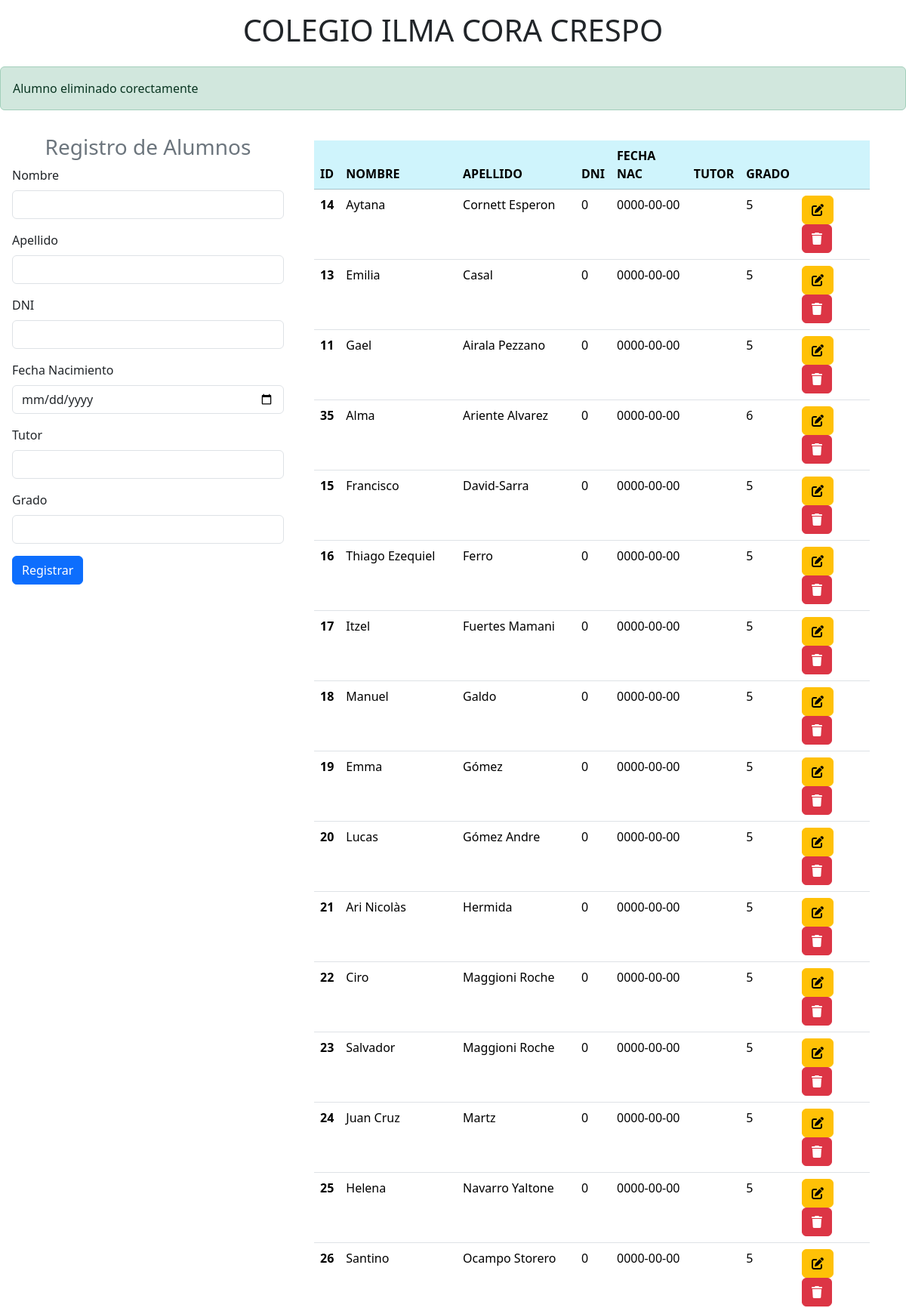
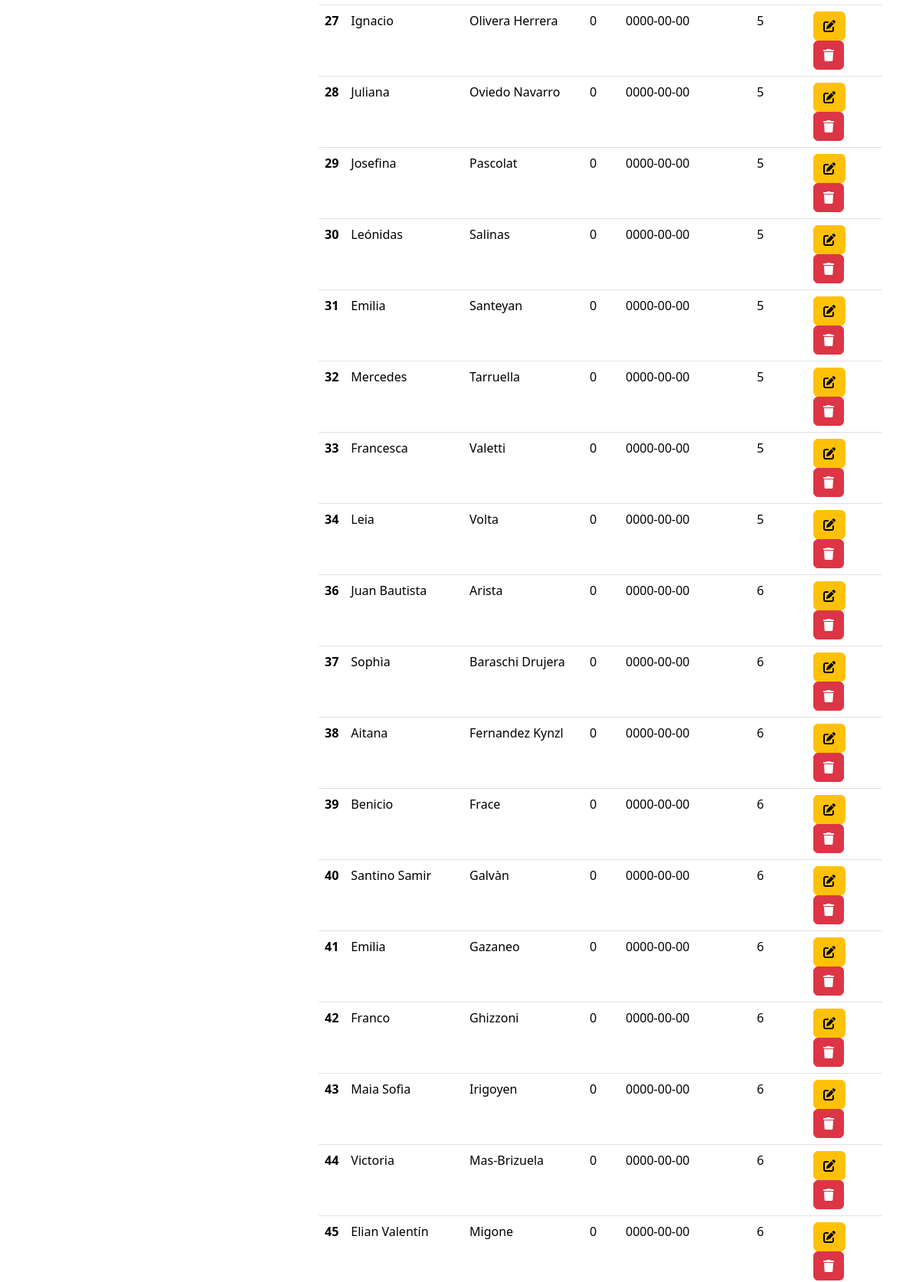
The app's page /index.php?id=14 (upper part) with its own data (2 pictures, top to bottom).
### tables this page shows
CREATE TABLE IF NOT EXISTS `alumnos` (
  `id` int NOT NULL AUTO_INCREMENT,
  `nombre` varchar(100) NOT NULL,
  `apellido` varchar(100) NOT NULL,
  `dni` int NOT NULL,
  `fecha_nac` date NOT NULL,
  `tutor` varchar(100) NOT NULL,
  `grado` int NOT NULL,
  PRIMARY KEY (`id`)
);

### index.php (the view, shortened to what this page needs)
<!DOCTYPE html>
<html lang="es">
<head>
    <link href="https://cdn.jsdelivr.net/npm/bootstrap@5.3.2/dist/css/bootstrap.min.css" rel="stylesheet">
</head>
<body>
    <h1 class="text-center p-3">COLEGIO ILMA CORA CRESPO</h1>
    <?php
    include "controller/eliminar_alumno.php"
    ?>
    <div class="container-fluid row">
        <form class="col-4 p-3" method="POST">
            <h3 class="text-center text-secondary">Registro de Alumnos</h3>
            <div class="mb-3">
                <label for="exampleInputEmail1" class="form-label">Nombre</label>
                <input type="text" class="form-control" name="nombre">
            </div>
            <div class="mb-3">
                <label for="exampleInputEmail1" class="form-label">Apellido</label>
                <input type="text" class="form-control" name="apellido">
            </div>
            <div class="mb-3">
                <label for="exampleInputEmail1" class="form-label">DNI</label>
                <input type="text" class="form-control" name="dni">
            </div>
            <div class="mb-3">
                <label for="exampleInputEmail1" class="form-label">Fecha Nacimiento</label>
                <input type="date" class="form-control" name="fecha">
            </div>
            <div class="mb-3">
                <label for="exampleInputEmail1" class="form-label">Tutor</label>
                <input type="text" class="form-control" name="tutor">
            </div>
            <div class="mb-3">
                <label for="exampleInputEmail1" class="form-label">Grado</label>
                <input type="text" class="form-control" name="grado">
            </div>
            <button type="submit" class="btn btn-primary" name="btnregistrar" value="ok">Registrar</button>
        </form>
        <div class="col-8 p-4">
            <table class="table">
                <thead class="table-info">
                    <tr>
                        <th scope="col">ID</th>
                        <th scope="col">NOMBRE</th>
                        <th scope="col">APELLIDO</th>
                        <th scope="col">DNI</th>
                        <th scope="col">FECHA NAC</th>
                        <th scope="col">TUTOR</th>
                        <th scope="col">GRADO</th>
                        <th scope="col"></th>
                    </tr>
                </thead>
                <tbody>
                    <?php
                    include "model/conexion.php";
                    $sql = $conexion->query("select * from alumnos");
                    while ($datos = $sql->fetch_object()) { ?>
                        <tr>
                            <th><?= $datos->id ?></th>
                            <td><?= $datos->nombre ?></td>
                            <td><?= $datos->apellido ?></td>
                            <td><?= $datos->dni ?></td>
                            <td><?= $datos->fecha_nac ?></td>
                            <td><?= $datos->tutor ?></td>
                            <td><?= $datos->grado ?></td>
                            <td>
                                <a href="modificar_alumno.php?id=<?= $datos->id ?>" class="btn btn-small btn-warning"><i class="fa-solid fa-pen-to-square"></i></a>
                                <a onclick="return eliminar('<?= $datos->nombre ?>')" href="index.php?id=<?= $datos->id ?>" class="btn btn-small btn-danger"><i class="fa-solid fa-trash"></i></a>
                            </td>
                        </tr>
                    <?php }
                    ?>
                </tbody>
            </table>
        </div>
    </div>
</body>
</html>

### records on screen
alumnos: id "14", nombre "Aytana", apellido "Cornett Esperon", dni "0", fecha_nac "0000-00-00", grado "5"
alumnos: id "13", nombre "Emilia", apellido "Casal", dni "0", fecha_nac "0000-00-00", grado "5"
alumnos: id "11", nombre "Gael", apellido "Airala Pezzano", dni "0", fecha_nac "0000-00-00", grado "5"
alumnos: id "35", nombre "Alma", apellido "Ariente Alvarez", dni "0", fecha_nac "0000-00-00", grado "6"
alumnos: id "15", nombre "Francisco", apellido "David-Sarra", dni "0", fecha_nac "0000-00-00", grado "5"
alumnos: id "16", nombre "Thiago Ezequiel", apellido "Ferro", dni "0", fecha_nac "0000-00-00", grado "5"
alumnos: id "17", nombre "Itzel", apellido "Fuertes Mamani", dni "0", fecha_nac "0000-00-00", grado "5"
alumnos: id "18", nombre "Manuel", apellido "Galdo", dni "0", fecha_nac "0000-00-00", grado "5"
alumnos: id "19", nombre "Emma", apellido "Gómez", dni "0", fecha_nac "0000-00-00", grado "5"
alumnos: id "20", nombre "Lucas", apellido "Gómez Andre", dni "0", fecha_nac "0000-00-00", grado "5"
alumnos: id "21", nombre "Ari Nicolàs", apellido "Hermida", dni "0", fecha_nac "0000-00-00", grado "5"
alumnos: id "22", nombre "Ciro", apellido "Maggioni Roche", dni "0", fecha_nac "0000-00-00", grado "5"
alumnos: id "23", nombre "Salvador", apellido "Maggioni Roche", dni "0", fecha_nac "0000-00-00", grado "5"
alumnos: id "24", nombre "Juan Cruz", apellido "Martz", dni "0", fecha_nac "0000-00-00", grado "5"
alumnos: id "25", nombre "Helena", apellido "Navarro Yaltone", dni "0", fecha_nac "0000-00-00", grado "5"
alumnos: id "26", nombre "Santino", apellido "Ocampo Storero", dni "0", fecha_nac "0000-00-00", grado "5"
alumnos: id "27", nombre "Ignacio", apellido "Olivera Herrera", dni "0", fecha_nac "0000-00-00", grado "5"
alumnos: id "28", nombre "Juliana", apellido "Oviedo Navarro", dni "0", fecha_nac "0000-00-00", grado "5"
alumnos: id "29", nombre "Josefina", apellido "Pascolat", dni "0", fecha_nac "0000-00-00", grado "5"
alumnos: id "30", nombre "Leónidas", apellido "Salinas", dni "0", fecha_nac "0000-00-00", grado "5"
alumnos: id "31", nombre "Emilia", apellido "Santeyan", dni "0", fecha_nac "0000-00-00", grado "5"
alumnos: id "32", nombre "Mercedes", apellido "Tarruella", dni "0", fecha_nac "0000-00-00", grado "5"
alumnos: id "33", nombre "Francesca", apellido "Valetti", dni "0", fecha_nac "0000-00-00", grado "5"
alumnos: id "34", nombre "Leia", apellido "Volta", dni "0", fecha_nac "0000-00-00", grado "5"
alumnos: id "36", nombre "Juan Bautista", apellido "Arista", dni "0", fecha_nac "0000-00-00", grado "6"
alumnos: id "37", nombre "Sophìa", apellido "Baraschi Drujera", dni "0", fecha_nac "0000-00-00", grado "6"
alumnos: id "38", nombre "Aitana", apellido "Fernandez Kynzl", dni "0", fecha_nac "0000-00-00", grado "6"
alumnos: id "39", nombre "Benicio", apellido "Frace", dni "0", fecha_nac "0000-00-00", grado "6"
alumnos: id "40", nombre "Santino Samir", apellido "Galvàn", dni "0", fecha_nac "0000-00-00", grado "6"
alumnos: id "41", nombre "Emilia", apellido "Gazaneo", dni "0", fecha_nac "0000-00-00", grado "6"
alumnos: id "42", nombre "Franco", apellido "Ghizzoni", dni "0", fecha_nac "0000-00-00", grado "6"
alumnos: id "43", nombre "Maia Sofìa", apellido "Irigoyen", dni "0", fecha_nac "0000-00-00", grado "6"
alumnos: id "44", nombre "Victoria", apellido "Mas-Brizuela", dni "0", fecha_nac "0000-00-00", grado "6"
alumnos: id "45", nombre "Elian Valentín", apellido "Migone", dni "0", fecha_nac "0000-00-00", grado "6"
